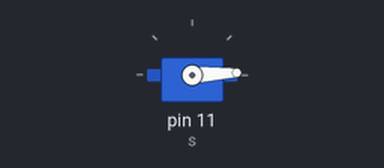
Simulated run of this sketch. Board: Arduino Uno, built with avr-gcc and run on an emulated ATmega328P. On the bench: servo.

Above: at 0.05 s.
At 1.55 s:
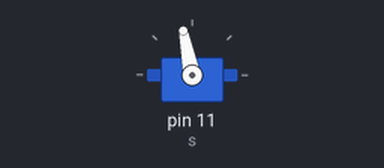
At 3.1 s:
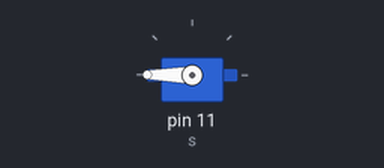
At 6.15 s:
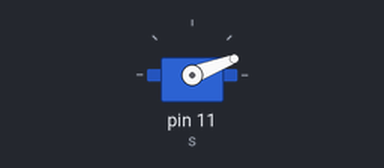
Timing chart, 0 to 8.4 s (numbered marks = the images above):
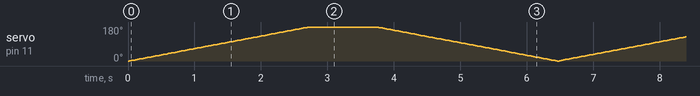

The sketch:

servo_motor.ino
```cpp
#include <Servo.h>

Servo s;
int pos;
void setup() {
  s.attach(11);
  Serial.begin(9600);
  s.write(0);

}

void loop() {
  for(pos = 0; pos <= 180; pos++){
    s.write(pos);
    _delay_ms(15);
  }
  //s.write(45);
  _delay_ms(1000);
  //s.write(135);
  //_delay_ms(1000);
  for(pos = 180; pos >= 0; pos--){
    s.write(pos);
    _delay_ms(15);
  }

}
```
